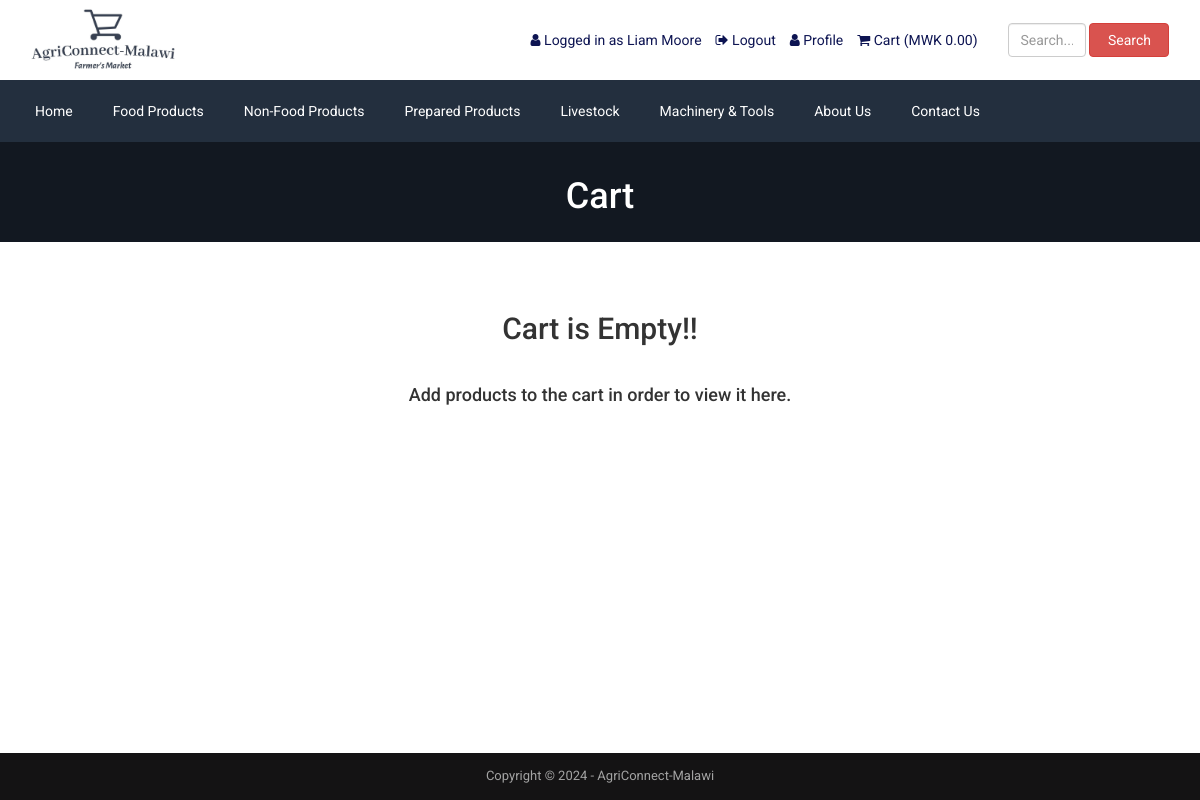
The page /cart.php (signed in) on the database its author committed.
### tables this page shows
CREATE TABLE `tbl_top_category` (
  `tcat_id` int(11) NOT NULL,
  `tcat_name` varchar(255) NOT NULL,
  `show_on_menu` int(11) NOT NULL
);

CREATE TABLE `tbl_page` (
  `id` int(11) NOT NULL,
  `about_title` varchar(255) NOT NULL,
  `about_content` text NOT NULL,
  `about_banner` varchar(255) NOT NULL,
  `about_meta_title` varchar(255) NOT NULL,
  `about_meta_keyword` text NOT NULL,
  `about_meta_description` text NOT NULL,
  `faq_title` varchar(255) NOT NULL,
  `faq_banner` varchar(255) NOT NULL,
  `faq_meta_title` varchar(255) NOT NULL,
  `faq_meta_keyword` text NOT NULL,
  `faq_meta_description` text NOT NULL,
  `blog_title` varchar(255) NOT NULL,
  `blog_banner` varchar(255) NOT NULL,
  `blog_meta_title` varchar(255) NOT NULL,
  `blog_meta_keyword` text NOT NULL,
  `blog_meta_description` text NOT NULL,
  `contact_title` varchar(255) NOT NULL,
  `contact_banner` varchar(255) NOT NULL,
  `contact_meta_title` varchar(255) NOT NULL,
  `contact_meta_keyword` text NOT NULL,
  `contact_meta_description` text NOT NULL,
  `pgallery_title` varchar(255) NOT NULL,
  `pgallery_banner` varchar(255) NOT NULL,
  `pgallery_meta_title` varchar(255) NOT NULL,
  `pgallery_meta_keyword` text NOT NULL,
  `pgallery_meta_description` text NOT NULL,
  `vgallery_title` varchar(255) NOT NULL,
  `vgallery_banner` varchar(255) NOT NULL,
  `vgallery_meta_title` varchar(255) NOT NULL,
  `vgallery_meta_keyword` text NOT NULL,
  `vgallery_meta_description` text NOT NULL
);

CREATE TABLE `tbl_settings` (
  `id` int(11) NOT NULL,
  `logo` varchar(255) NOT NULL,
  `favicon` varchar(255) NOT NULL,
  `footer_about` text NOT NULL,
  `footer_copyright` text NOT NULL,
  `contact_address` text NOT NULL,
  `contact_email` varchar(255) NOT NULL,
  `contact_phone` varchar(255) NOT NULL,
  `contact_fax` varchar(255) NOT NULL,
  `contact_map_iframe` text NOT NULL,
  `receive_email` varchar(255) NOT NULL,
  `receive_email_subject` varchar(255) NOT NULL,
  `receive_email_thank_you_message` text NOT NULL,
  `forget_password_message` text NOT NULL,
  `total_recent_post_footer` int(11) NOT NULL,
  `total_popular_post_footer` int(11) NOT NULL,
  `total_recent_post_sidebar` int(11) NOT NULL,
  `total_popular_post_sidebar` int(11) NOT NULL,
  `total_featured_product_home` int(11) NOT NULL,
  `total_latest_product_home` int(11) NOT NULL,
  `total_popular_product_home` int(11) NOT NULL,
  `meta_title_home` text NOT NULL,
  `meta_keyword_home` text NOT NULL,
  `meta_description_home` text NOT NULL,
  `banner_login` varchar(255) NOT NULL,
  `banner_registration` varchar(255) NOT NULL,
  `banner_forget_password` varchar(255) NOT NULL,
  `banner_reset_password` varchar(255) NOT NULL,
  `banner_search` varchar(255) NOT NULL,
  `banner_cart` varchar(255) NOT NULL,
  `banner_checkout` varchar(255) NOT NULL,
  `banner_product_category` varchar(255) NOT NULL,
  `banner_blog` varchar(255) NOT NULL,
  `cta_title` varchar(255) NOT NULL,
  `cta_content` text NOT NULL,
  `cta_read_more_text` varchar(255) NOT NULL,
  `cta_read_more_url` varchar(255) NOT NULL,
  `cta_photo` varchar(255) NOT NULL,
  `featured_product_title` varchar(255) NOT NULL,
  `featured_product_subtitle` varchar(255) NOT NULL,
  `latest_product_title` varchar(255) NOT NULL,
  `latest_product_subtitle` varchar(255) NOT NULL,
  `popular_product_title` varchar(255) NOT NULL,
  `popular_product_subtitle` varchar(255) NOT NULL,
  `testimonial_title` varchar(255) NOT NULL,
  `testimonial_subtitle` varchar(255) NOT NULL,
  `testimonial_photo` varchar(255) NOT NULL,
  `blog_title` varchar(255) NOT NULL,
  `blog_subtitle` varchar(255) NOT NULL,
  `newsletter_text` text NOT NULL,
  `paypal_email` varchar(255) NOT NULL,
  `stripe_public_key` varchar(255) NOT NULL,
  `stripe_secret_key` varchar(255) NOT NULL,
  `bank_detail` text NOT NULL,
  `before_head` text NOT NULL,
  `after_body` text NOT NULL,
  `before_body` text NOT NULL,
  `home_service_on_off` int(11) NOT NULL,
  `home_welcome_on_off` int(11) NOT NULL,
  `home_featured_product_on_off` int(11) NOT NULL,
  `home_latest_product_on_off` int(11) NOT NULL,
  `home_popular_product_on_off` int(11) NOT NULL,
  `home_testimonial_on_off` int(11) NOT NULL,
  `home_blog_on_off` int(11) NOT NULL,
  `newsletter_on_off` int(11) NOT NULL,
  `ads_above_welcome_on_off` int(11) NOT NULL,
  `ads_above_featured_product_on_off` int(11) NOT NULL,
  `ads_above_latest_product_on_off` int(11) NOT NULL,
  `ads_above_popular_product_on_off` int(11) NOT NULL,
  `ads_above_testimonial_on_off` int(11) NOT NULL,
  `ads_category_sidebar_on_off` int(11) NOT NULL
);

### cart.php (the view, shortened to what this page needs)
<?php require_once('header.php'); ?>
<?php
$statement = $pdo->prepare("SELECT * FROM tbl_settings WHERE id=1");
$statement->execute();
$result = $statement->fetchAll(PDO::FETCH_ASSOC);
foreach ($result as $row) {
    $banner_cart = $row['banner_cart'];
}
?>
<div class="page-banner" style="background-image: url(assets/uploads/<?php echo $banner_cart; ?>)">
    <div class="overlay"></div>
    <div class="page-banner-inner">
        <h1><?php echo LANG_VALUE_18; ?></h1>
    </div>
</div>
<div class="page">
	<div class="container">
		<div class="row">
			<div class="col-md-12">
                <?php if(!isset($_SESSION['cart_p_id'])): ?>
                    <?php echo '<h2 class="text-center">Cart is Empty!!</h2></br>'; ?>
                    <?php echo '<h4 class="text-center">Add products to the cart in order to view it here.</h4>'; ?>
                <?php endif; ?>
			</div>
		</div>
	</div>
</div>
<!DOCTYPE html>
<html>
<head>
</head>
<body>
    <footer>
        <?php require_once('footer.php'); ?>
</body>
</html>

### header.php (shortened to what this page needs)
<?php
include("admin/inc/config.php");
$statement = $pdo->prepare("SELECT * FROM tbl_settings WHERE id=1");
$statement->execute();
$result = $statement->fetchAll(PDO::FETCH_ASSOC);
?>
<!DOCTYPE html>
<html lang="en">
<head>
	<link rel="stylesheet" href="assets/css/bootstrap.min.css">
	<link rel="stylesheet" href="assets/css/font-awesome.min.css">
	<link rel="stylesheet" href="assets/css/owl.carousel.min.css">
	<link rel="stylesheet" href="assets/css/owl.theme.default.min.css">
	<link rel="stylesheet" href="assets/css/jquery.bxslider.min.css">
    <link rel="stylesheet" href="assets/css/magnific-popup.css">
    <link rel="stylesheet" href="assets/css/rating.css">
	<link rel="stylesheet" href="assets/css/spacing.css">
	<link rel="stylesheet" href="assets/css/bootstrap-touch-slider.css">
	<link rel="stylesheet" href="assets/css/animate.min.css">
	<link rel="stylesheet" href="assets/css/tree-menu.css">
	<link rel="stylesheet" href="assets/css/select2.min.css">
	<link rel="stylesheet" href="assets/css/main.css">
	<link rel="stylesheet" href="assets/css/responsive.css">
	<?php
	$statement = $pdo->prepare("SELECT * FROM tbl_page WHERE id=1");
	$statement->execute();
	$result = $statement->fetchAll(PDO::FETCH_ASSOC);
		?>
</head>
<body>
<div class="header">
	<div class="container">
		<div class="row inner">
			<div class="col-md-4 logo">
				<a href="index.php"><img src="assets/img/logo6.jpeg" alt="logo image"></a>
			</div>
			<div class="col-md-6 right">
				<ul>
					<?php
					if(isset($_SESSION['customer'])) {
						?>
						<li><i class="fa fa-user"></i> <?php echo LANG_VALUE_13; ?> <?php echo $_SESSION['customer']['cust_name']; ?></li>
						<li><a href="logout.php"><i class="fa fa-sign-out"></i> <?php echo "Logout" ?></a></li>
						<li><a href="dashboard.php"><i class="fa fa-user" aria-hidden="true"></i> <?php echo "Profile"; ?></a></li>
						<?php
					} else {
						?>
						<li><a href="login.php"><i class="fa fa-sign-in"></i> <?php echo LANG_VALUE_9; ?></a></li>
						<li><a href="registration.php"><i class="fa fa-user-plus"></i> <?php echo LANG_VALUE_15; ?></a></li>
						<?php
					}
					?>
					<li><a href="cart.php"><i class="fa fa-shopping-cart"></i> <?php echo LANG_VALUE_18; ?> (<?php echo "MWK "; ?><?php
					if(isset($_SESSION['cart_p_id'])) {
						$table_total_price = 0;
						$i=0;
	                    foreach($_SESSION['cart_p_qty'] as $key => $value)
	                    {
	                        $i++;
	                        $arr_cart_p_qty[$i] = $value;
	                    }                    $i=0;
	                    foreach($_SESSION['cart_p_current_price'] as $key => $value)
	                    {
	                        $i++;
	                        $arr_cart_p_current_price[$i] = $value;
	                    }
	                    for($i=1;$i<=count($arr_cart_p_qty);$i++) {
	                    	$row_total_price = $arr_cart_p_current_price[$i]*$arr_cart_p_qty[$i];
	                        $table_total_price = $table_total_price + $row_total_price;
	                    }
						echo $table_total_price;
					} else {
						echo '0.00';
					}
					?>)</a></li>
				</ul>
			</div>
			<div class="col-md-4 search-area">
				<form class="navbar-form navbar-left" role="search" action="search-result.php" method="get">
					<div class="form-group">
						<input type="text" class="form-control search-top" placeholder="<?php echo "Search..."; ?>" name="search_text">
					</div>
					<button type="submit" class="btn btn-danger"><?php echo LANG_VALUE_3; ?></button>
				</form>
			</div>
		</div>
	</div>
</div>
<div class="nav">
	<div class="container">
		<div class="row">
			<div class="col-md-12 pl_0 pr_0">
				<div class="menu-container">
					<div class="menu">
						<ul>
							<li><a href="index.php">Home</a></li>
							<?php
							$statement = $pdo->prepare("SELECT * FROM tbl_top_category WHERE show_on_menu=1");
							$statement->execute();
							$result = $statement->fetchAll(PDO::FETCH_ASSOC);
							foreach ($result as $row) {
								?>
								<li><a href="product-category.php?id=<?php echo $row['tcat_id']; ?>&type=top-category"><?php echo $row['tcat_name']; ?></a>
								</li>
								<?php
							}
							?>
							<?php
							$statement = $pdo->prepare("SELECT * FROM tbl_page WHERE id=1");
							$statement->execute();
							$result = $statement->fetchAll(PDO::FETCH_ASSOC);
							foreach ($result as $row) {
								$about_title = $row['about_title'];
								$contact_title = $row['contact_title'];
							}
							?>
							<li><a href="about.php"><?php echo $about_title; ?></a></li>
							<li><a href="contact.php"><?php echo $contact_title; ?></a></li>
						</ul>
					</div>
				</div>
			</div>
		</div>
	</div>
</div>

### footer.php (shortened to what this page needs)
<?php
$statement = $pdo->prepare("SELECT * FROM tbl_settings WHERE id=1");
$statement->execute();
$result = $statement->fetchAll(PDO::FETCH_ASSOC);
foreach ($result as $row)
{
	$footer_copyright = $row['footer_copyright'];
}
?>
<div class="footer-bottom">
	<div class="container">
		<div class="row">
			<div class="col-md-12 copyright">
				<?php echo $footer_copyright; ?>
			</div>
		</div>
	</div>
</div>
</body>
</html>

### assets/css/main.css (style rules this page uses)
* { margin: 0; padding: 0; }
body { font-family: "Roboto", sans-serif; font-size: 14px; }
h1, h2, h3, h4, h5, h6 { font-family: "Roboto", sans-serif; }
a { text-decoration: none; }
.header { width: 100%; height: auto; background: #fff; }
.header .inner { height: auto; display: table; }
.header .logo { float: none; display: table-cell; vertical-align: middle; }
.header .logo img { max-width: 100%; height: 80px; }
.header .navbar-form .form-control { width: 300px; }
.header .search-area { float: none; display: table-cell; vertical-align: middle; }
.header .search-area .form-group { width: calc(100% - 84px); }
.header .search-area button { width: 80px; }
.header .search-area form { width: 100%; }
.header .right { float: none; display: table-cell; vertical-align: middle; padding-right: 0; }
.header .right ul { float: right; margin-bottom: 0; }
.header .right ul li { list-style-type: none; float: left; margin-left: 14px; color: #0d1452; }
.header .right ul li a { color: #0d1452; }
.header .navbar-form .search-top { width: 100%; }
.nav { background: #232f3e; }
.menu-container { width: 100%; margin: 0 auto; background: #232f3e; }
.menu-dropdown-icon:before { content: "\f067"; font-family: "FontAwesome"; display: none; cursor: pointer; float: right; padding: 1.5em 2em; background: #fff; color: #333; }
.menu > ul { margin: 0 auto; width: 100%; list-style: none; padding: 0; position: relative; box-sizing: border-box; }
.menu > ul:before, .menu > ul:after { content: ""; display: table; }
.menu > ul:after { clear: both; }
.menu > ul > li { float: left; padding: 0; margin: 0; }
.menu > ul > li a { text-decoration: none; padding: 1.5em 20px; display: block; color: #fff; }
.footer-bottom { width: 100%; height: auto; background: #141314; padding: 14px 0; }
.footer-bottom .copyright { font-size: 13px; color: #a3a3a3; text-align: center; }
.page-banner { width: 100%; height: auto; background-repeat: no-repeat; background-position: center center; -webkit-background-size: cover; background-size: cover; position: relative; padding-top: 15px; padding-bottom: 15px; overflow: hidden; }
.page-banner .overlay { position: absolute; left: 0; top: 0; width: 100%; height: 100%; opacity: 0.7; background: #131921; }
.page-banner h1 { color: #fff; text-align: center; z-index: 999; position: relative; }
.page { width: 100%; height: auto; padding-top: 50px; padding-bottom: 50px; }

### assets/css/responsive.css (style rules this page uses)
@media only screen and (min-width: 992px) { .header .inner { width: 100%; } }
@media only screen and (min-width: 992px) { .header .search-area { padding-right: 0; } }
@media only screen and (min-width: 992px) { .header .search-area form { padding-right: 0; } }
@media only screen and (min-width: 992px) { .header .container { padding-right: 0; } }

### cart.php (style rules this page uses)
body, html { margin: 0; padding: 0; height: 100%; }
footer { position: fixed; bottom: 0; left: 0; width: 100%; }

### rows shown on the page
tbl_top_category: tcat_name "Food Products"
tbl_top_category: tcat_name "Non-Food Products"
tbl_top_category: tcat_name "Prepared Products"
tbl_top_category: tcat_name "Livestock"
tbl_top_category: tcat_name "Machinery & Tools"
tbl_page: about_title "About Us", contact_title "Contact Us"
tbl_settings: banner_cart (picture), footer_copyright "Copyright © 2024 - AgriConnect-Malawi"

### other values the page prints
LANG_VALUE_13 "Logged in as"
$_SESSION['customer']['cust_name'] "Liam Moore"
LANG_VALUE_18 "Cart"
LANG_VALUE_3 "Search"
